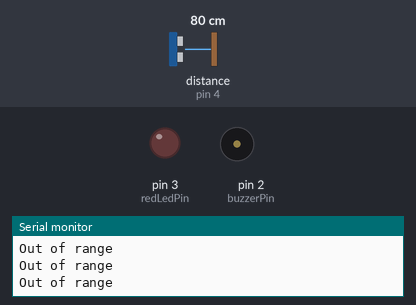
The sketch below on a simulated Arduino Uno, built with avr-gcc and run on an emulated ATmega328P. Parts: output pins drawn as LEDs (lit = HIGH), buzzer (waves = sounding), the last lines printed to the serial monitor. Wiring (inferred from the names in the program): ultrasonic range finder: trigger pin 5; echo pin 4. Dashed ring = blinking. Inputs (shaded band) come from the test bench; at power-on: distance to the obstacle (sensor on pin 4) 80 cm. The echo pulse lasts 58.3 µs per cm; pins used as bus, display or sensor lines are not drawn.

Above: at 1.2 s.
1.3 s: distance to the obstacle (sensor on pin 4) set to 55 cm
2.8 s: distance to the obstacle (sensor on pin 4) set to 47 cm
At 3.63 s:
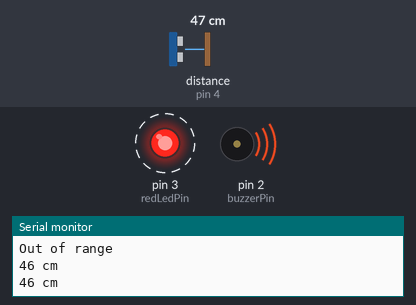
5.8 s: distance to the obstacle (sensor on pin 4) set to 60 cm
At 6.8 s:
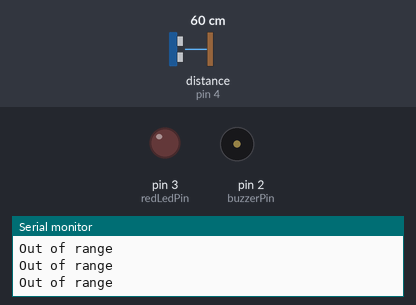
Timing chart, 0 to 8.8 s (numbered marks = the images above; inputs shaded):
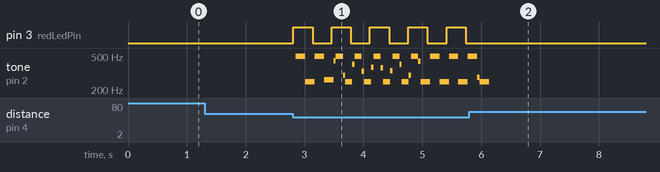

Measured:
- the behaviour switches between 51 and 50 cm on distance to the obstacle (sensor on pin 4) (found by bisection; images 0 and 1)
- after the input at 2.8 s, pin 3 (redLedPin): alternates HIGH for 0.33 s and LOW for 0.33 s, starting at once; tone on pin 2 (buzzerPin): plays 496 Hz for 0.16 s, 249 Hz for 0.16 s, 496 Hz for 0.16 s, 262 Hz for 0.16 s, 439 Hz for 0.04 s, 496 Hz for 0.12 s … (29 notes in this stretch), starting after 0.05 s
- after the input at 5.8 s, pin 3 (redLedPin): stops changing and stays LOW

The sketch:

LaserGun.ino
```cpp
#define trigPin 5
#define echoPin 4
#define redLedPin 3
#define buzzerPin 2

#define delayMilliseconds 200
#define triggerCentimeters 50

bool _active = false;
bool _ledFlashOn = false;

void setup()
{
  Serial.begin (9600);
  pinMode(buzzerPin,OUTPUT);//initialize the buzzer pin as an output
  pinMode(trigPin, OUTPUT);
  pinMode(echoPin, INPUT);
  pinMode(redLedPin, OUTPUT);
}

void loop()
{
  long duration, distance;

    // Send an ultrasonic signal
  digitalWrite(trigPin, LOW);
  delayMicroseconds(2);
  digitalWrite(trigPin, HIGH);
  delayMicroseconds(10);
  digitalWrite(trigPin, LOW);

  // Get the time it took for the signal to echo back
  duration = pulseIn(echoPin, HIGH);

  // Convert the time into centimeters
  distance = (duration/2) / 29.1;

  // Determine whether the obsticle is too close
  if (distance < triggerCentimeters)
  {
    LaserOn();
  }
  else
  {
    LaserOff();
  }

  playSound();

  // Logging info
  if (distance >= triggerCentimeters || distance <= 0){
    Serial.println("Out of range");
  }
  else {
    Serial.print(distance);
    Serial.println(" cm");
  }

  //delay(delayMilliseconds);

}

void LaserOn()
{
    if (_ledFlashOn)
    {
      _ledFlashOn = false;
      digitalWrite(redLedPin,LOW);
    }
    else
    {
      _ledFlashOn = true;
      digitalWrite(redLedPin,HIGH);
    }
    _active = true;
}

void LaserOff()
{
    digitalWrite(redLedPin,LOW);
    _active = false;

}

void playSound()
{
  unsigned char i;
  if(_active)
  {
    //output an frequency
    for(i=0;i<80;i++)
    {
      digitalWrite(buzzerPin,HIGH);
      delay(1);//wait for 1ms
      digitalWrite(buzzerPin,LOW);
      delay(1);//wait for 1ms
    }
    //output another frequency
    for(i=0;i<40;i++)
    {
      digitalWrite(buzzerPin,HIGH);
      delay(2);//wait for 2ms
      digitalWrite(buzzerPin,LOW);
      delay(2);//wait for 2ms
    }
  }
}
```
